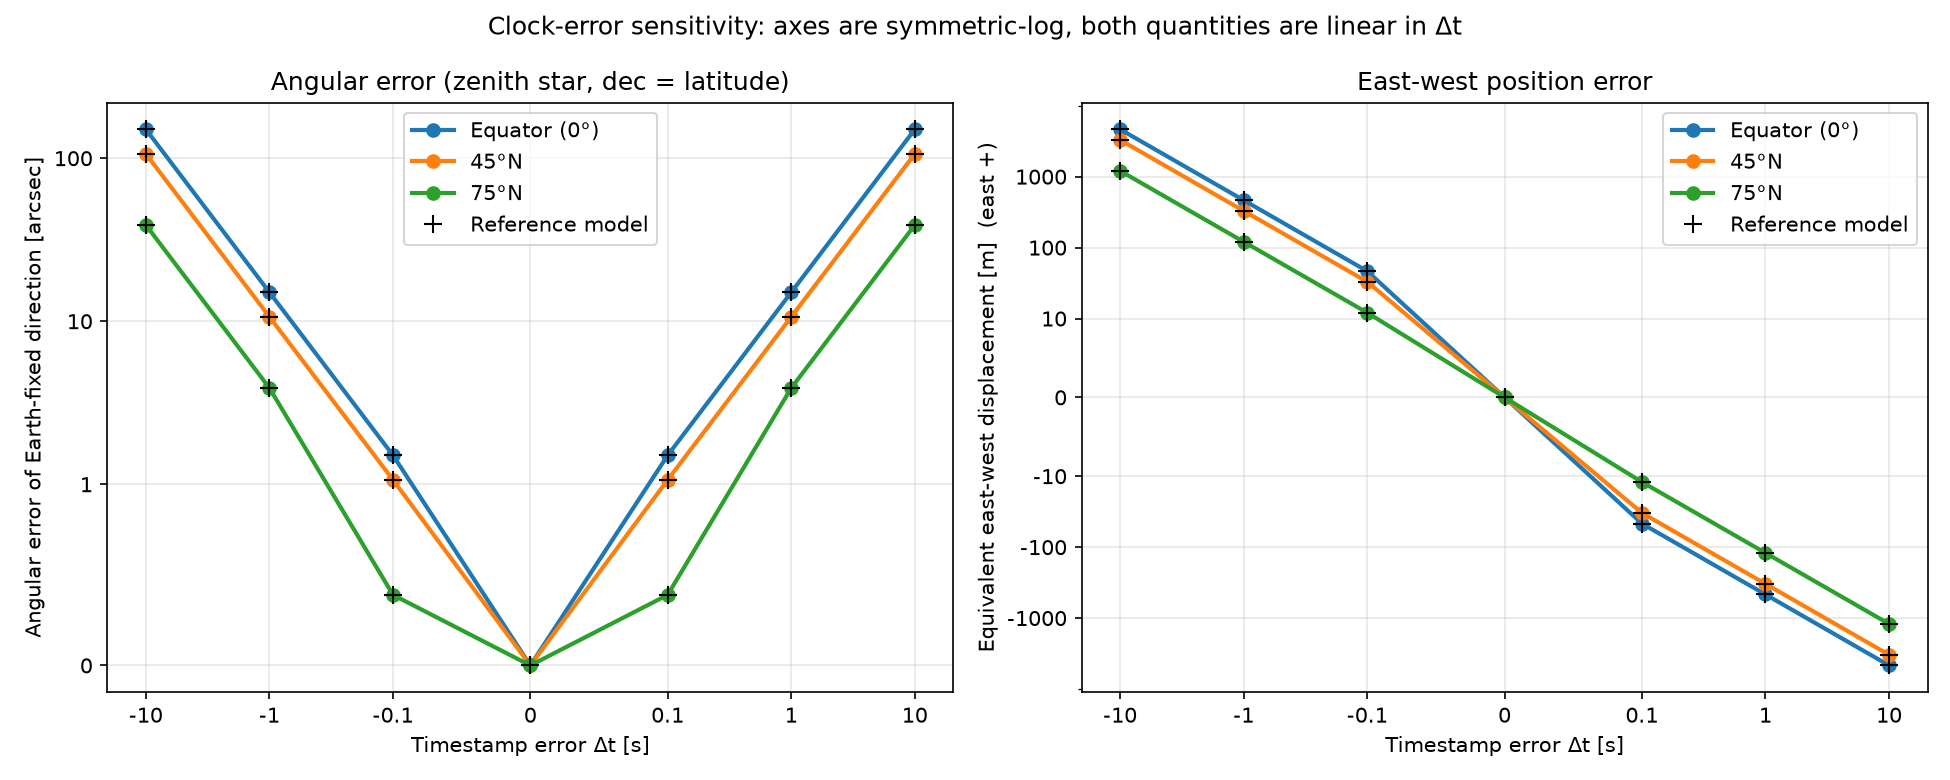

Generate this figure with Python:
"""
clock_error_experiment.py - Space Systems Engineering, Module 2, Experiment D

How wrong is an Earth-fixed direction if the timestamp is wrong?

Setup
-----
For each observer latitude (45 N, then the equator and 75 N) the fixed
celestial direction is the star at the observer's zenith at the correct
time, so its declination equals the observer's geodetic latitude. The
Earth-fixed direction of that star is computed at the correct time and at
timestamps offset by dt.

Two quantities are reported for each dt:
  * angular error: the angle between the correct and the mistimed
    Earth-fixed directions. For a pure rotation this is
    omega * |dt| * cos(declination).
  * equivalent east-west displacement: the mistimed model puts the star's
    sub-point at a longitude shifted by -omega * dt. A navigator who trusts
    the bad clock shifts their position fix by the same longitude, which at
    the observer's latitude is a ground distance of
    omega * dt * (distance from the rotation axis). Positive = east.

Simple model: rotation about z at the constant IAU rate only, isolating the
effect of an erroneous rotation angle.
Extension: the same experiment with the full IAU 2006/2000A + IERS
transformation from compare_reference_frames.py.

Run:  python clock_error_experiment.py
"""

import sys
from pathlib import Path

import matplotlib
matplotlib.use("Agg")
import matplotlib.pyplot as plt
import numpy as np
from astropy.time import Time, TimeDelta

sys.path.insert(0, str(Path(__file__).resolve().parents[1] / "module-1"))
from celestial_geometry import angular_separation, radec_to_unit  # noqa: E402

from astronomical_time import EARTH_ROTATION_RATE_UT1, time_scales  # noqa: E402
from compare_reference_frames import reference_matrix  # noqa: E402
from reference_frames import (  # noqa: E402
    celestial_to_earth_fixed,
    geodetic_to_ecef,
    rotation_z,
)

OBSERVATION_UTC = "2026-11-11T12:00:00"
OBSERVER_LONGITUDE_DEG = 0.0
LATITUDES_DEG = {"Equator (0°)": 0.0, "45°N": 45.0, "75°N": 75.0}
CLOCK_ERRORS_S = np.array([-10.0, -1.0, -0.1, 0.0, 0.1, 1.0, 10.0])

ARCSEC_PER_DEG = 3600.0


def zenith_direction(latitude_deg, longitude_deg):
    """Earth-fixed unit vector of the geodetic vertical ("up")."""
    return radec_to_unit(longitude_deg, latitude_deg)


def axis_distance_m(latitude_deg):
    """Distance of a sea-level WGS84 observer from Earth's rotation axis."""
    x, y, _ = geodetic_to_ecef(latitude_deg, OBSERVER_LONGITUDE_DEG, 0.0)
    return float(np.hypot(x, y))


def longitude_shift_rad(correct, mistimed):
    """Signed change in Earth-fixed longitude of a direction, east positive."""
    shift = (np.arctan2(mistimed[1], mistimed[0])
             - np.arctan2(correct[1], correct[0]))
    return (shift + np.pi) % (2.0 * np.pi) - np.pi


def simple_experiment(latitude_deg, clock_errors_s):
    """Rotation-only model. Returns (angular error [arcsec], E-W shift [m])."""
    earth_angle = time_scales(OBSERVATION_UTC).era_rad
    correct = zenith_direction(latitude_deg, OBSERVER_LONGITUDE_DEG)
    # The fixed celestial direction: undo the rotation at the correct time.
    celestial = rotation_z(earth_angle) @ correct

    angles, shifts = [], []
    for dt in clock_errors_s:
        wrong_angle = earth_angle + EARTH_ROTATION_RATE_UT1 * dt
        mistimed = celestial_to_earth_fixed(celestial, wrong_angle)
        angles.append(angular_separation(correct, mistimed) * ARCSEC_PER_DEG)
        shifts.append(longitude_shift_rad(correct, mistimed)
                      * axis_distance_m(latitude_deg))
    return np.array(angles), np.array(shifts)


def reference_experiment(latitude_deg, clock_errors_s):
    """Same experiment with the full GCRS -> ITRS reference transformation."""
    t0 = Time(OBSERVATION_UTC, scale="utc")
    correct = zenith_direction(latitude_deg, OBSERVER_LONGITUDE_DEG)
    celestial = reference_matrix(t0).T @ correct

    angles, shifts = [], []
    for dt in clock_errors_s:
        mistimed = reference_matrix(t0 + TimeDelta(dt, format="sec")) @ celestial
        angles.append(angular_separation(correct, mistimed) * ARCSEC_PER_DEG)
        shifts.append(longitude_shift_rad(correct, mistimed)
                      * axis_distance_m(latitude_deg))
    return np.array(angles), np.array(shifts)


def main():
    rate_arcsec = np.degrees(EARTH_ROTATION_RATE_UT1) * ARCSEC_PER_DEG
    print(f"Earth rotation rate: {EARTH_ROTATION_RATE_UT1:.10e} rad/s "
          f"= {rate_arcsec:.4f} arcsec per second of time")
    print(f"Correct time: {OBSERVATION_UTC} UTC; star at each observer's "
          f"zenith (declination = latitude)\n")

    fig, (ax_angle, ax_shift) = plt.subplots(1, 2, figsize=(13, 5.2))
    worst_relative = 0.0

    for label, lat in LATITUDES_DEG.items():
        angle, shift = simple_experiment(lat, CLOCK_ERRORS_S)
        ref_angle, ref_shift = reference_experiment(lat, CLOCK_ERRORS_S)

        print(f"{label}: {axis_distance_m(lat) / 1000:.3f} km from the "
              f"rotation axis, {abs(shift[-2]):.2f} m of east-west error per "
              f"second of clock error")
        print(f"  {'dt [s]':>8}{'angle [arcsec]':>17}{'E-W shift [m]':>16}"
              f"{'ref angle':>14}{'ref shift [m]':>16}")
        for row in zip(CLOCK_ERRORS_S, angle, shift, ref_angle, ref_shift):
            print("  {:>8.1f}{:>17.5f}{:>16.4f}{:>14.5f}{:>16.4f}".format(*row))
        print()

        nonzero = CLOCK_ERRORS_S != 0.0
        worst_relative = max(worst_relative, np.max(
            np.abs(ref_shift[nonzero] / shift[nonzero] - 1.0)))

        ax_angle.plot(CLOCK_ERRORS_S, angle, "o-", linewidth=2, label=label)
        ax_shift.plot(CLOCK_ERRORS_S, shift, "o-", linewidth=2, label=label)
        ax_angle.plot(CLOCK_ERRORS_S, ref_angle, "k+", markersize=9)
        ax_shift.plot(CLOCK_ERRORS_S, ref_shift, "k+", markersize=9)

    print(f"Reference model versus simple rotation: east-west shifts differ "
          f"by at most {worst_relative:.1e} (relative).")
    print("The residual is polar motion: the true rotation axis is ~0.3 "
          "arcsec from the Earth-fixed z axis,\nso away from the equator a "
          "point's distance from the real axis differs slightly. Precession,"
          "\nnutation and UT1-UTC do not change over 10 s, so clock-error "
          "sensitivity is set by the rotation rate.")

    for ax in (ax_angle, ax_shift):
        # Symmetric-log axes: linear inside the smallest non-zero offset,
        # logarithmic outside, so 0.1 s and 10 s are both readable.
        ax.set_xscale("symlog", linthresh=0.1)
        ax.set_xticks(CLOCK_ERRORS_S)
        ax.set_xticklabels([f"{v:g}" for v in CLOCK_ERRORS_S])
        ax.set_xlabel("Timestamp error Δt [s]")
        ax.grid(True, alpha=0.3)
    ax_angle.plot([], [], "k+", markersize=9, label="Reference model")
    ax_shift.plot([], [], "k+", markersize=9, label="Reference model")

    ax_angle.set_yscale("symlog", linthresh=1.0)
    ax_angle.set_yticks([0, 1, 10, 100])
    ax_angle.set_yticklabels(["0", "1", "10", "100"])
    ax_angle.set_ylabel("Angular error of Earth-fixed direction [arcsec]")
    ax_angle.set_title("Angular error (zenith star, dec = latitude)")
    ax_angle.legend(loc="upper center")

    ax_shift.set_yscale("symlog", linthresh=10.0)
    shift_ticks = [-1000, -100, -10, 0, 10, 100, 1000]
    ax_shift.set_yticks(shift_ticks)
    ax_shift.set_yticklabels([f"{v:g}" for v in shift_ticks])
    ax_shift.set_ylabel("Equivalent east-west displacement [m]  (east +)")
    ax_shift.set_title("East-west position error")
    ax_shift.legend(loc="upper right")

    fig.suptitle("Clock-error sensitivity: axes are symmetric-log, "
                 "both quantities are linear in Δt")
    fig.tight_layout()
    out = Path(__file__).with_name("clock_error_experiment.png")
    fig.savefig(out, dpi=150)
    print(f"Saved {out.name}")


if __name__ == "__main__":
    main()
